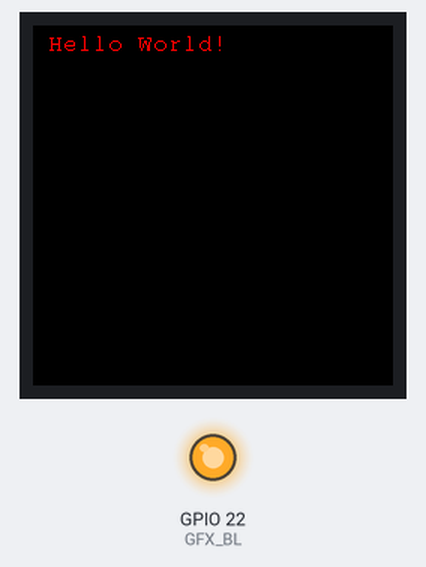
This program was run on a simulated ESP32. On the bench: 240×240 colour display, output pins drawn as LEDs (lit = HIGH). Random numbers use the default seed unless the program sets one.

Above: at 0.2 s.
At 2.2 s:
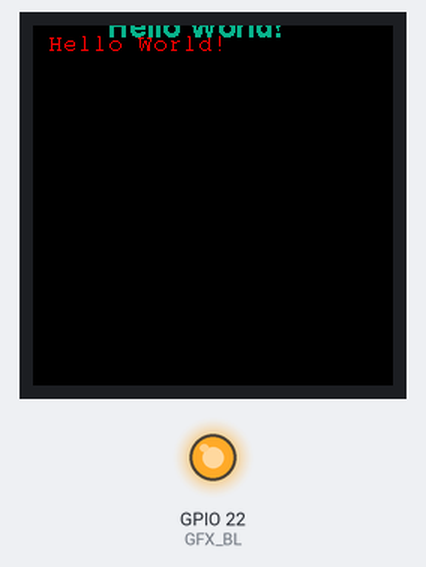
At 11.2 s:
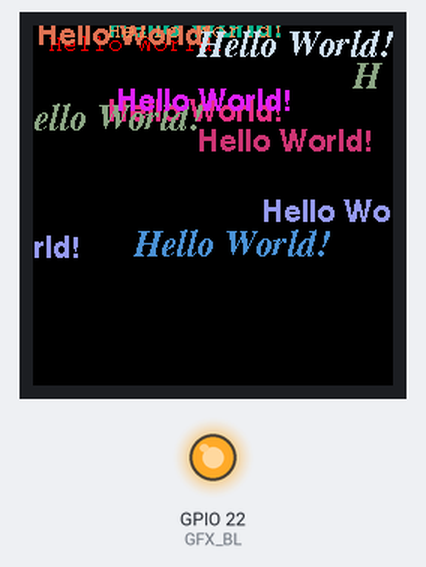
At 20.3 s:
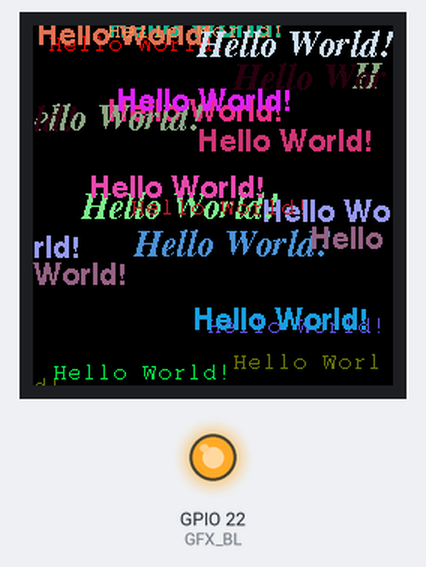
At 29.3 s:
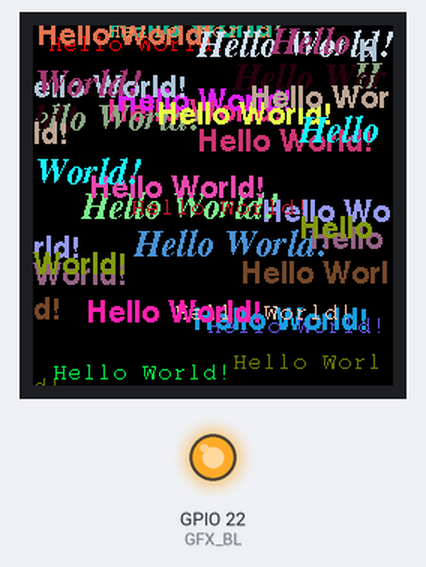
At 38.3 s:
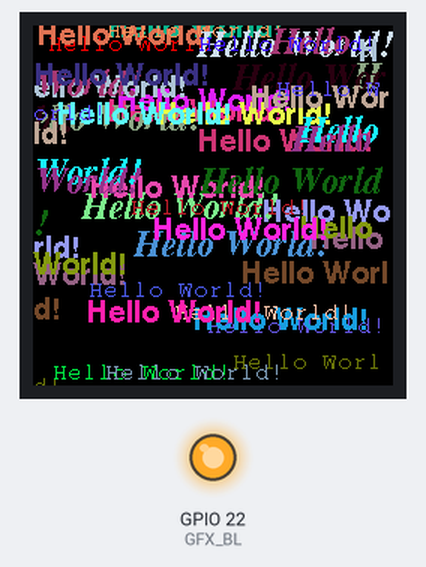

Measured:
- what the display in image 1 shows lasts 1.0 s, from 2.2 s to 3.2 s

The program:

main.cpp
```cpp
#include <Arduino.h>

/*******************************************************************************
 * Start of Arduino_GFX setting
 *
 * Arduino_GFX try to find the settings depends on selected board in Arduino IDE
 * Or you can define the display dev kit not in the board list
 * Defalult pin list for non display dev kit:
 *
 * ESP32 various dev board     : CS:  5, DC: 16, RST: 7, BL: 22
 *
 ******************************************************************************/
#include <Arduino_GFX_Library.h>

#define GFX_BL 22 // Display backlight pin, LOW = display off and HIGH = display on, see lines 45-48

/* More dev device declaration: https://github.com/moononournation/Arduino_GFX/wiki/Dev-Device-Declaration */
#if defined(DISPLAY_DEV_KIT)
Arduino_GFX *gfx = create_default_Arduino_GFX();
#else /* !defined(DISPLAY_DEV_KIT) */

/* More data bus class: https://github.com/moononournation/Arduino_GFX/wiki/Data-Bus-Class */
//Arduino_DataBus *bus = create_default_Arduino_DataBus();
Arduino_DataBus *bus = new Arduino_ESP32SPI(16 /* DC */, 5 /* CS */, 18 /* SCK */, 23 /* MOSI */, GFX_NOT_DEFINED /* MISO */, VSPI /* spi_num */);

/* More display class: https://github.com/moononournation/Arduino_GFX/wiki/Display-Class */
//Arduino_GFX *gfx = new Arduino_ILI9341(bus, DF_GFX_RST, 0 /* rotation */, false /* IPS */);
Arduino_GFX *gfx = new Arduino_GC9A01(bus, 7 /* RST */, 0 /* rotation */, true /* IPS */);

#endif /* !defined(DISPLAY_DEV_KIT) */
/*******************************************************************************
 * End of Arduino_GFX setting
 ******************************************************************************/

/* more fonts at: https://github.com/moononournation/ArduinoFreeFontFile.git */
// Note: put header files in the project include folder and use double quotes to enclose file names.
// Note: compilation may be required before header files are recognised i.e. no red squiggles.
#include "FreeMono8pt7b.h"
#include "FreeSansBold10pt7b.h"
#include "FreeSerifBoldItalic12pt7b.h"

void setup(void)
{
  gfx->begin();
  gfx->fillScreen(BLACK);

#ifdef GFX_BL
  pinMode(GFX_BL, OUTPUT); // GPIO 22 set as output
  digitalWrite(GFX_BL, HIGH); // Enable display backlight
#endif

  gfx->setCursor(10, 10);
  gfx->setFont(&FreeMono8pt7b);
  gfx->setTextColor(RED);
  gfx->println("Hello World!");

  delay(2000); // 2 seconds
}

void loop()
{
  gfx->setCursor(random(gfx->width()), random(gfx->height()));
  gfx->setTextColor(random(0xffff));
  uint8_t textSize = random(3);
  switch (textSize)
  {
  case 1:
    gfx->setFont(&FreeMono8pt7b);
    break;
  case 2:
    gfx->setFont(&FreeSansBold10pt7b);
    break;
  default:
    gfx->setFont(&FreeSerifBoldItalic12pt7b);
    break;
  }

  gfx->println("Hello World!");

  delay(1000); // 1 second
}
```

Source omitted: FreeMono8pt7b.h (data table, 9967 bytes), nsBold10pt7b.h (data table, 15131 bytes), Italic12pt7b.h (data table, 19701 bytes)
